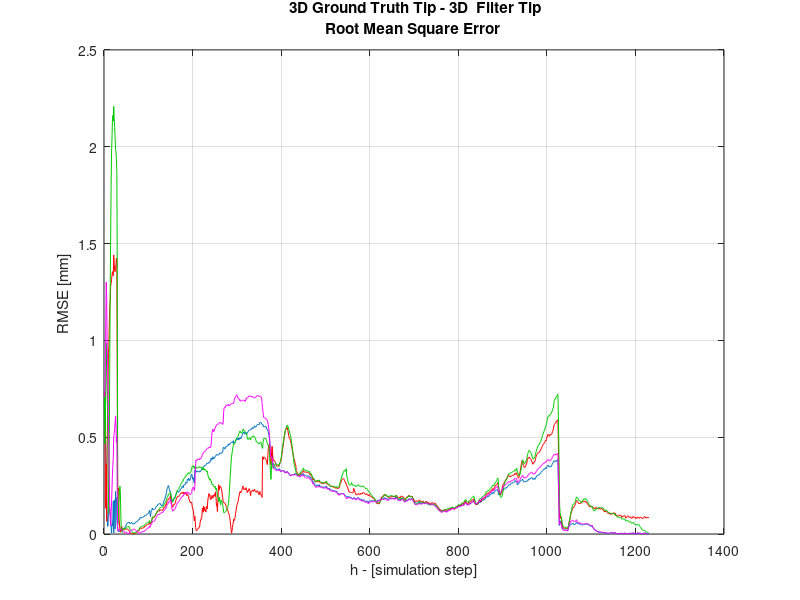
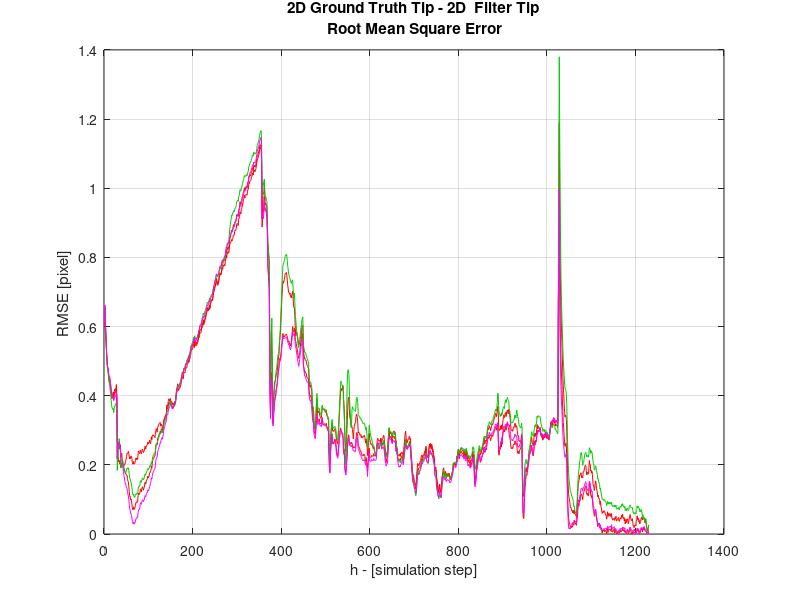
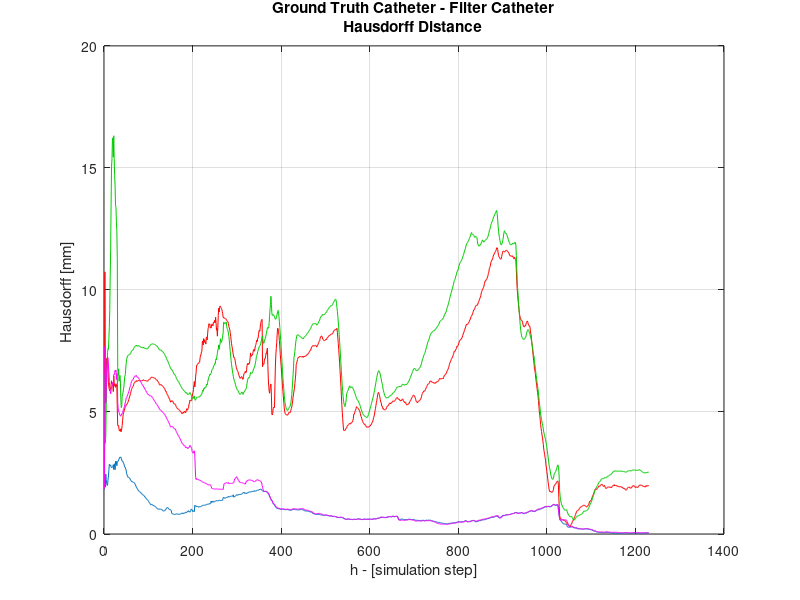
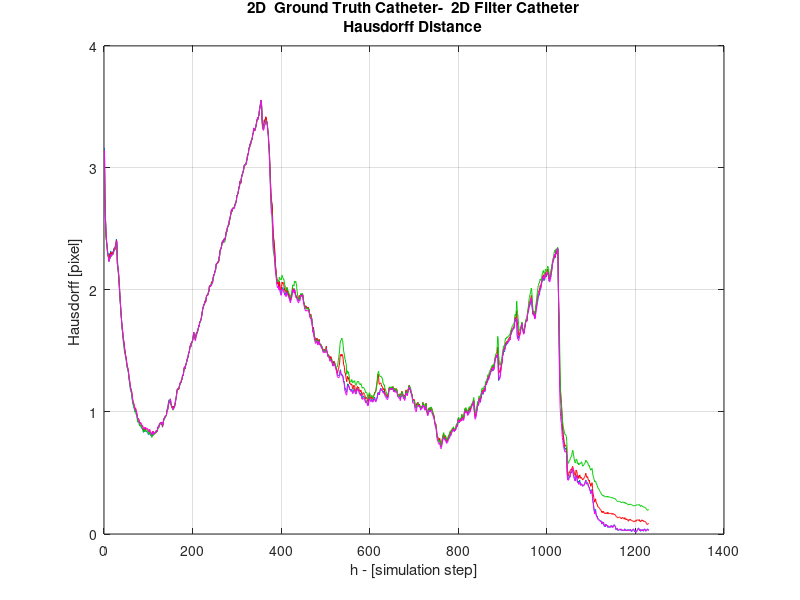

Source code (MATLAB) for these figures, in order:
%%PLOT TIP RMSE 
% load('RMSE2d_0.mat','RMSE2d_0')
clear all
% close all 
clc

load SIDE_RMSE2d_0.mat
load SIDE_RMSE2d_1.mat   
load SIDE_RMSE2d_2.mat
load SIDE_RMSE2d_3.mat

load SIDE_RMSE_0.mat
load SIDE_RMSE_1.mat
load SIDE_RMSE_2.mat
load SIDE_RMSE_3.mat

load SIDE_hd_0.mat
load SIDE_hd_1.mat
load SIDE_hd_2.mat
load SIDE_hd_3.mat

load SIDE_hd2d_0.mat 
load SIDE_hd2d_1.mat 
load SIDE_hd2d_2.mat 
load SIDE_hd2d_3.mat 

figure
plot(SIDE_RMSE_0*1000)
hold on
plot(SIDE_RMSE_1*1000, 'Color',[1 0 0])
hold on
plot(SIDE_RMSE_2*1000, 'Color',[0 0.8 0])
hold on
plot(SIDE_RMSE_3*1000, 'Color',[1 0 1])
grid on
xlabel('h - [simulation step]') % x-axis label
ylabel('RMSE [mm] ') % y-axis label
title( {' 3D Ground Truth Tip - 3D  Filter Tip';'Root Mean Square Error'  }) ;


figure
plot(SIDE_RMSE2d_0, 'Color',[1 0 0])
hold on
plot(SIDE_RMSE2d_1, 'Color',[1 0 0]) 
hold on
plot(SIDE_RMSE2d_2, 'Color',[0 0.8 0])
hold on
plot(SIDE_RMSE2d_3, 'Color',[1 0 1])
grid on
xlabel('h - [simulation step]') % x-axis label
ylabel('RMSE [pixel] ') % y-axis label
title( {'2D Ground Truth Tip - 2D  Filter Tip'; ' Root Mean Square Error' }) ;


figure
plot(SIDE_hd_0*1000)
hold on
plot(SIDE_hd_1*1000, 'Color',[1 0 0])
hold on
plot(SIDE_hd_2*1000, 'Color',[0 0.8 0])
hold on
plot(SIDE_hd_3*1000, 'Color',[1 0 1])
grid on
xlabel('h - [simulation step]') % x-axis label
ylabel('Hausdorff [mm] ') % y-axis label
title( {'Ground Truth Catheter - Filter Catheter';'Hausdorff Distance'  }) ;

figure
plot(SIDE_hd2d_0)
hold on
plot(SIDE_hd2d_1, 'Color',[1 0 0])
hold on
plot(SIDE_hd2d_2, 'Color',[0 0.8 0])
hold on
plot(SIDE_hd2d_3, 'Color',[1 0 1])
grid on
xlabel('h - [simulation step]') % x-axis label
ylabel('Hausdorff [pixel] ') % y-axis label
title( {'2D  Ground Truth Catheter-  2D Filter Catheter';'Hausdorff Distance' }) ;
